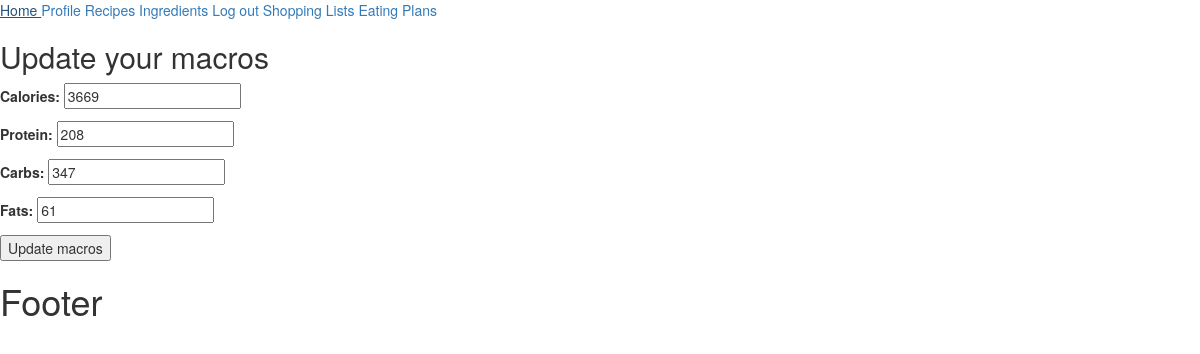
Before: /accounts/account_macros_edit (signed in) with the older database file.
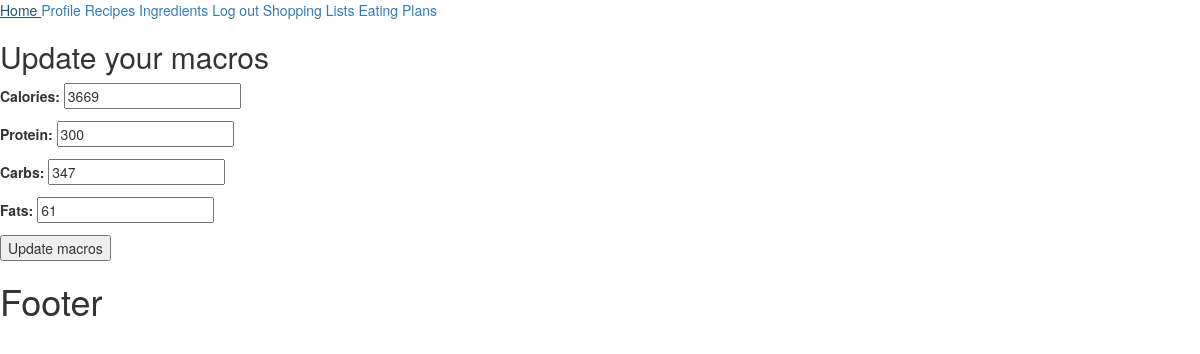
After: the same page with the newer database file.
### accounts/models.py (models this page shows)
class Account(models.Model):
    GENDER_CHOICES = [
        ('Male', 'Male'),
        ('Female', 'Female')
    ]
    GOALS_CHOICES = [
        ('Lose Weight', 'Lose Weight'),
        ('Gain Weight', 'Gain Weight'),
        ('Maintain Weight', 'Maintain Weight')
    ]
    ACTIVITY_LEVEL_CHOICES = [
        ('Sedentary', 'Sedentary'),
        ('Lightly Active', 'Lightly Active'),
        ('Moderately Active', 'Moderately Active'),
        ('Very Active', 'Very Active'),
        ('Extra Active', 'Extra Active')
    ]
    weight = models.IntegerField()
    height = models.IntegerField()
    age = models.IntegerField(validators=[MinValueValidator(5)])
    gender = models.CharField(max_length=6, choices=GENDER_CHOICES)
    goal = models.CharField(max_length=30, choices=GOALS_CHOICES)
    activity = models.CharField(max_length=30, choices=ACTIVITY_LEVEL_CHOICES)
    calories = models.IntegerField(validators=[MinValueValidator(100)])
    protein = models.IntegerField(validators=[MinValueValidator(0)])
    carbs = models.IntegerField(validators=[MinValueValidator(0)])
    fats = models.IntegerField(validators=[MinValueValidator(0)])
    user = models.OneToOneField(User, on_delete=models.CASCADE)

### accounts/views.py (the view)
# urls.py: path('account_macros_edit',change_user_macros , name='account macros edit page')
@login_required
def change_user_macros(request):
    account = request.user.account
    if request.method == 'POST':
        form = AccountChangeMacros(request.POST, instance=account)
        if form.is_valid():
            account.calories = form.cleaned_data['calories']
            account.protein = form.cleaned_data['protein']
            account.carbs = form.cleaned_data['carbs']
            account.fats = form.cleaned_data['fats']
            account.save()
            return redirect('account details page')
    else:
        form = AccountChangeMacros(instance=account)
    return render(request, 'accounts/accout_update_macros.html', context={'form': form})

### accounts/form.py
class AccountChangeMacros(forms.ModelForm):
    class Meta:
        model = Account
        fields = ['calories', 'protein', 'carbs', 'fats', ]
        exclude = ['weight', 'height', 'age', 'gender', 'goal', 'activity', 'user']

### templates/accounts/accout_update_macros.html (shortened to what this page needs)
{% extends 'base.html' %}
{% block main_content %}
    <h2>Update your macros </h2>
    <form action="{% url 'account macros edit page' %}" method="POST">
    {{ form.as_p }}
    <button>Update macros</button>
    </form>
{% endblock %}

Changed rows visible on the page:
changed Account: protein "208" → "300"
